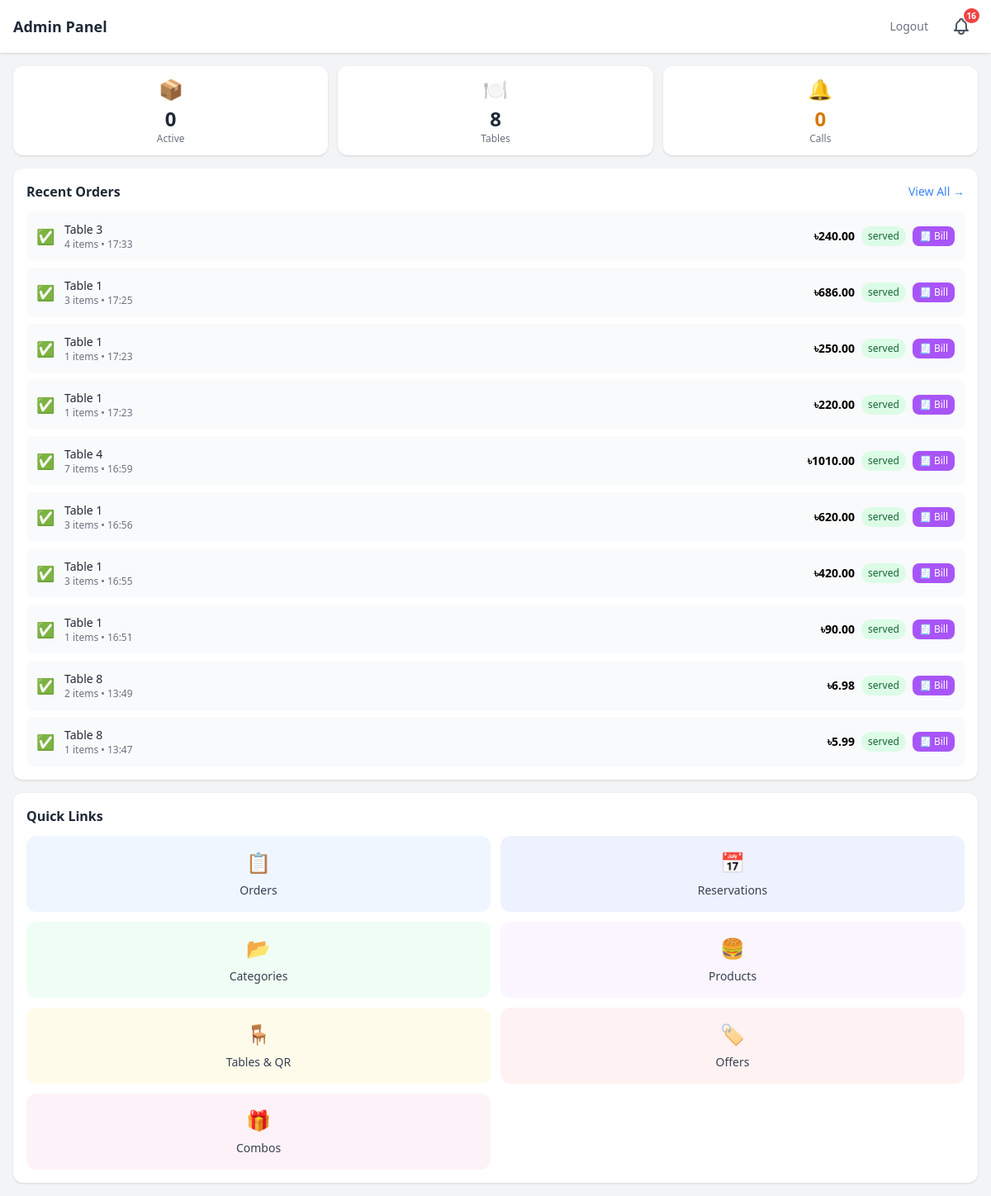
/admin/ (signed in), run on the app's committed database.
### app/models/order.py (models this page shows, shortened)
class Order(db.Model):
    __tablename__ = "orders"
    id = db.Column(db.String(36), primary_key=True, default=lambda: str(uuid.uuid4()))
    table_id = db.Column(db.Integer, db.ForeignKey("tables.id"), nullable=False)
    session_token = db.Column(db.String(128), nullable=False)
    status = db.Column(
        db.String(20), nullable=False, default="received"
    )  # received, preparing, served, completed, cancelled
    total_amount = db.Column(db.Float, default=0.0)
    created_at = db.Column(db.DateTime, default=datetime.utcnow)
    updated_at = db.Column(db.DateTime, default=datetime.utcnow, onupdate=datetime.utcnow)
    is_read = db.Column(db.Boolean, server_default='false', default=False)
    items = db.relationship("OrderItem", backref="order", lazy="dynamic", cascade="all, delete-orphan")
    STATUSES = ["received", "preparing", "served", "completed", "cancelled"]

### app/models/table.py (models this page shows, shortened)
class Table(db.Model):
    __tablename__ = "tables"
    id = db.Column(db.Integer, primary_key=True)
    table_number = db.Column(db.Integer, unique=True, nullable=False)
    qr_token = db.Column(db.String(64), unique=True, nullable=False, index=True)
    is_active = db.Column(db.Boolean, default=True)
    waiter_called = db.Column(db.Boolean, default=False)
    capacity = db.Column(db.Integer, default=4)
    shape = db.Column(db.String(20), default="round")  # round, square, rectangle
    pos_x = db.Column(db.Float, default=50.0)  # percentage 0-100
    pos_y = db.Column(db.Float, default=50.0)  # percentage 0-100
    color = db.Column(db.String(20), default="#10B981")  # hex color
    width = db.Column(db.Float, default=80.0)  # pixel width for visual
    height = db.Column(db.Float, default=80.0)  # pixel height for visual
    orders = db.relationship("Order", backref="table", lazy="dynamic")
    reservations = db.relationship("Reservation", backref="table", lazy="dynamic")

### app/blueprints/admin/routes.py (the view)
@admin_bp.route("/")
@login_required
@admin_required
def dashboard():
    active_orders = Order.query.filter(
        Order.status.in_(["received", "preparing"])
    ).count()
    total_tables = Table.query.filter_by(is_active=True).count()
    waiter_requests = Table.query.filter_by(waiter_called=True, is_active=True).count()
    called_tables = Table.query.filter_by(waiter_called=True, is_active=True).all()
    recent_orders = Order.query.filter(
        Order.status.in_(["received", "preparing", "served"])
    ).order_by(Order.created_at.desc()).limit(10).all()
    return render_template(
        "admin/dashboard.html",
        active_orders=active_orders,
        total_tables=total_tables,
        waiter_requests=waiter_requests,
        called_tables=called_tables,
        recent_orders=recent_orders,
    )

### app/blueprints/admin/routes.py (called while the page is built)
def admin_required(f):
    @wraps(f)
    def decorated_function(*args, **kwargs):
        if not current_user.is_authenticated or current_user.role != "admin":
            abort(403)
        return f(*args, **kwargs)
    return decorated_function

### app/models/staff_user.py (called while the page is built)
@login_manager.user_loader
def load_user(user_id):
    return StaffUser.query.get(int(user_id))

### app/templates/admin/dashboard.html (shortened to what this page needs)
{% extends "base.html" %}
{% block content %}
<div class="min-h-screen bg-gray-100">
    <nav class="bg-white shadow safe-area-top">
        <div class="px-4 py-3 flex items-center justify-between">
            <h1 class="text-lg font-bold text-gray-800">Admin Panel</h1>
            <div class="flex items-center gap-2">
                <a href="/admin/logout" class="text-gray-500 text-sm px-3 py-2">Logout</a>
                {% include "admin/_bell.html" %}
            </div>
        </div>
    </nav>
    <main class="px-4 py-4">
        <div class="grid grid-cols-3 gap-3 mb-4">
            <div class="bg-white rounded-xl shadow p-3 text-center active:scale-95 transition-all">
                <span class="text-2xl">📦</span>
                <p class="text-2xl font-bold text-gray-800 mt-1">{{ active_orders }}</p>
                <p class="text-xs text-gray-500">Active</p>
            </div>
            <div class="bg-white rounded-xl shadow p-3 text-center active:scale-95 transition-all">
                <span class="text-2xl">🍽️</span>
                <p class="text-2xl font-bold text-gray-800 mt-1">{{ total_tables }}</p>
                <p class="text-xs text-gray-500">Tables</p>
            </div>
            <div class="bg-white rounded-xl shadow p-3 text-center active:scale-95 transition-all">
                <span class="text-2xl">🔔</span>
                <p class="text-2xl font-bold text-amber-600 mt-1">{{ waiter_requests }}</p>
                <p class="text-xs text-gray-500">Calls</p>
            </div>
        </div>
        <div class="bg-white rounded-xl shadow p-4 mb-4">
            <div class="flex items-center justify-between mb-3">
                <h2 class="text-base font-bold text-gray-800">Recent Orders</h2>
                <a href="/admin/orders" class="text-blue-500 text-sm">View All →</a>
            </div>
            {% if recent_orders %}
            <div class="space-y-2">
                {% for order in recent_orders %}
                <div class="flex items-center justify-between p-3 bg-gray-50 rounded-lg">
                    <div class="flex items-center gap-3">
                        <span class="text-lg">
                            {% if order.status == 'received' %}📥
                            {% elif order.status == 'preparing' %}👨‍🍳
                            {% elif order.status == 'served' %}✅
                            {% else %}📦{% endif %}
                        </span>
                        <div>
                            <p class="font-medium text-gray-800 text-sm">Table {{ order.table.table_number }}</p>
                            <p class="text-xs text-gray-500">{{ order.items.count() }} items &bull; {{ order.created_at.strftime('%H:%M') }}</p>
                        </div>
                    </div>
                    <div class="flex items-center gap-2">
                        <span class="font-bold text-sm">৳{{ "%.2f"|format(order.total_amount) }}</span>
                        <span class="px-2 py-1 text-xs rounded-full
                            {% if order.status == 'received' %}bg-blue-100 text-blue-800
                            {% elif order.status == 'preparing' %}bg-yellow-100 text-yellow-800
                            {% elif order.status == 'served' %}bg-green-100 text-green-800
                            {% else %}bg-gray-100 text-gray-800{% endif %}">
                            {{ order.status }}
                        </span>
                        {% if order.status in ['served', 'completed'] %}
                        <a href="/admin/orders/{{ order.id }}/bill" target="_blank"
                           class="bg-purple-500 text-white text-xs px-2 py-1 rounded-lg hover:bg-purple-600 active:scale-95 transition-all">
                            🧾 Bill
                        </a>
                        {% endif %}
                    </div>
                </div>
                {% endfor %}
            </div>
            {% else %}
            <p class="text-gray-400 text-sm text-center py-4">No active orders</p>
            {% endif %}
        </div>
        <div class="bg-white rounded-xl shadow p-4">
            <h2 class="text-base font-bold text-gray-800 mb-3">Quick Links</h2>
            <div class="grid grid-cols-2 gap-3">
                <a href="/admin/orders" class="block p-4 bg-blue-50 rounded-xl text-center active:bg-blue-100 active:scale-95 transition-all">
                    <span class="text-2xl">📋</span>
                    <p class="mt-2 text-sm font-medium text-gray-700">Orders</p>
                </a>
                <a href="/admin/reservations" class="block p-4 bg-indigo-50 rounded-xl text-center active:bg-indigo-100 active:scale-95 transition-all">
                    <span class="text-2xl">📅</span>
                    <p class="mt-2 text-sm font-medium text-gray-700">Reservations</p>
                </a>
                <a href="/admin/categories" class="block p-4 bg-green-50 rounded-xl text-center active:bg-green-100 active:scale-95 transition-all">
                    <span class="text-2xl">📂</span>
                    <p class="mt-2 text-sm font-medium text-gray-700">Categories</p>
                </a>
                <a href="/admin/products" class="block p-4 bg-purple-50 rounded-xl text-center active:bg-purple-100 active:scale-95 transition-all">
                    <span class="text-2xl">🍔</span>
                    <p class="mt-2 text-sm font-medium text-gray-700">Products</p>
                </a>
                <a href="/admin/tables" class="block p-4 bg-amber-50 rounded-xl text-center active:bg-amber-100 active:scale-95 transition-all">
                    <span class="text-2xl">🪑</span>
                    <p class="mt-2 text-sm font-medium text-gray-700">Tables & QR</p>
                </a>
                <a href="/admin/offers" class="block p-4 bg-red-50 rounded-xl text-center active:bg-red-100 active:scale-95 transition-all">
                    <span class="text-2xl">🏷️</span>
                    <p class="mt-2 text-sm font-medium text-gray-700">Offers</p>
                </a>
                <a href="/admin/combos" class="block p-4 bg-pink-50 rounded-xl text-center active:bg-pink-100 active:scale-95 transition-all">
                    <span class="text-2xl">🎁</span>
                    <p class="mt-2 text-sm font-medium text-gray-700">Combos</p>
                </a>
            </div>
        </div>
    </main>
</div>
{% endblock %}

### app/templates/base.html (style rules this page uses)
* { -webkit-tap-highlight-color: transparent; }

### data on the page
Order: table.table_number "3", items.count "4", created_at "17:33", total_amount "240.00", status "served"
Order: table.table_number "1", items.count "3", created_at "17:25", total_amount "686.00", status "served"
Order: table.table_number "1", items.count "1", created_at "17:23", total_amount "250.00", status "served"
Order: table.table_number "1", items.count "1", created_at "17:23", total_amount "220.00", status "served"
Order: table.table_number "4", items.count "7", created_at "16:59", total_amount "1010.00", status "served"
Order: table.table_number "1", items.count "3", created_at "16:56", total_amount "620.00", status "served"
Order: table.table_number "1", items.count "3", created_at "16:55", total_amount "420.00", status "served"
Order: table.table_number "1", items.count "1", created_at "16:51", total_amount "90.00", status "served"
Order: table.table_number "8", items.count "2", created_at "13:49", total_amount "6.98", status "served"
Order: table.table_number "8", items.count "1", created_at "13:47", total_amount "5.99", status "served"

### other printed values
{{ active_orders }} "0"
{{ total_tables }} "8"
{{ waiter_requests }} "0"
